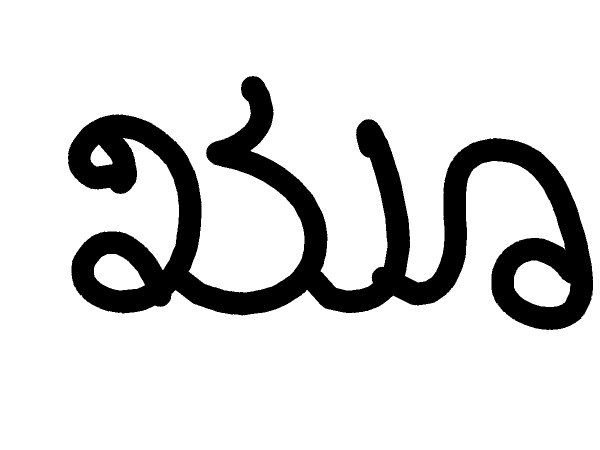
#> input picture preprocessing/images/khu.png, 1200 x 900 px (shown at 1/2 size)
$ python segment_word_blob.py images/khu.png   (older library calls are emulated)
#> lines starting #> are read from the running program, lines starting #| are printed output that depends on the picture; after the words box and inside, x2 and y2 are one past the last pixel; in counts of white or black regions, pixels touching at a corner belong together
from math import sqrt
import sys
import cv2
import numpy as np
import os
# Blob_log is used for blob detection in an image.
from skimage.feature import blob_log
from skimage.color import rgb2gray
from PIL import Image, ImageDraw

j = 0  # Count for image name.
Original_img = sys.argv[1]
image = cv2.imread(Original_img)
#> image is the input picture: shape (900, 1200, 3); 84.6% white; 1 black region, box (x1, y1, x2, y2) and area: (136, 152, 1186, 660) 166025
image_gray = rgb2gray(image)

filename = os.path.splitext(Original_img)[0]

# Creating new folder to save the preprocessed images.
folder = "Segmented_" + filename
newfolder = os.path.join(os.getcwd(), folder)
if not os.path.exists(newfolder): 	# Check if subfolder already exists.
    os.makedirs(newfolder)

# List of blobs in an image.
blobs_log = blob_log(image_gray, max_sigma=10, num_sigma=25, threshold=.01)
#> blobs_log = 814 rows, first 8: [314, 197, 10], [277, 248, 1.38], [286, 263, 7], [485, 1121, 6.25], [281, 255, 4], [300, 508, 4], [495, 1128, 1.38], [519, 326, 10]
# Now we draw the blobs on the image.
blob_img = Image.open(Original_img)
draw = ImageDraw.Draw(blob_img)
# Compute radii in the 3rd column.
blobs_log[:, 2] = blobs_log[:, 2] * sqrt(2)
for blob in blobs_log:
    y, x, r = blob
    if r > 5:  # If the radii is lager than 5 units we discard.
        continue
    r = r+5  # Remaning blobs are required and therefore size is increased.
    draw.ellipse((x-r, y-r, x+r, y+r), fill=(0, 0, 0, 255))
#> this loop made 814 passes
#> (y, x, r) on passes 1, 3, 4: (314, 197, 14.14), (286, 263, 9.9), (485, 1121, 8.84)
# Save the image with blobs drawed.
blob_img.save('blob.png', 'png')
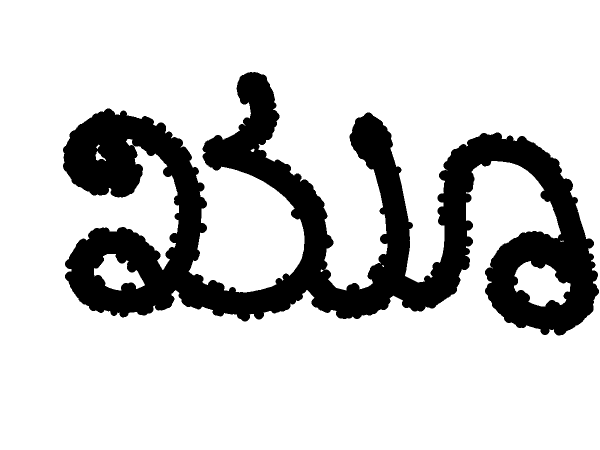
#> saved as blob.png: PIL image 1200x900 RGB (shown at 1/2 size); 80.9% white; 1 black region, box (x1, y1, x2, y2) and area: (126, 144, 1198, 671) 206378
blob_name = 'blob.png'
blob_img_cv = cv2.imread(blob_name)  # Image passed for dilation.
Original_img_cv = cv2.imread(Original_img)  # Image used for cropping words.
gray = cv2.cvtColor(blob_img_cv, cv2.COLOR_BGR2GRAY)
ret, thresh = cv2.threshold(gray, 127, 255, cv2.THRESH_BINARY_INV)

kernel = np.ones((5, 0), np.uint8)
img_dilation = cv2.dilate(thresh, kernel, iterations=1)
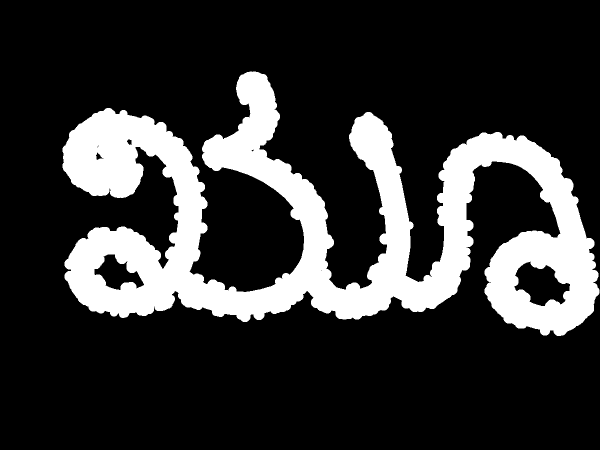
#> img_dilation: shape (900, 1200) (shown at 1/2 size); 20.1% white; 1 white region
# debug1=Image.fromarray(img_dilation,'L')
# debug1.show()
im2, ctrs, hier = cv2.findContours(
    img_dilation.copy(), cv2.RETR_EXTERNAL, cv2.CHAIN_APPROX_SIMPLE)
#> ctrs = 1 contour; box (x1, y1, x2, y2) and area: (125, 143, 1199, 672) 223424

# [5 lines of commented-out code are left out]

sorted_ctrs = sorted(ctrs, key=lambda ctr: cv2.boundingRect(ctr)[0])
#> sorted_ctrs has the same summary as ctrs
sorted_ctrs = sorted_ctrs[0:]

for i, ctr in enumerate(sorted_ctrs):
    # Get bounding box
    x, y, w, h = cv2.boundingRect(ctr)
    # Used to remove stray elements
    # print(w*h)
    if ((w*h) < 5000):
        continue
    # Getting ROI
    roi = Original_img_cv[y:y+h, x:x+w]
    cv2.imwrite(os.path.join(newfolder, 'word' + str(j) + '.png'), roi)
    j += 1
#> this loop made 1 pass
#> (x, y, w, h, j) on pass 1: (125, 143, 1074, 529, 1)
#> pass 1, `roi = Original_img_cv[y:y+h, x:x+w]`:
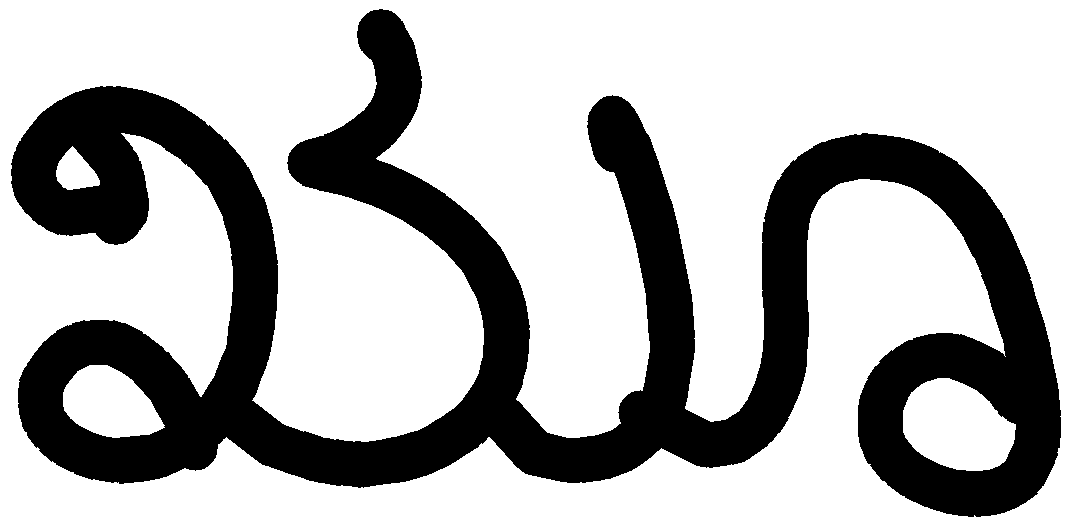
#> roi: shape (529, 1074, 3); 70.8% white; 1 black region, box (x1, y1, x2, y2) and area: (11, 9, 1061, 517) 166025
#> after the loop, j = 1
os.remove("blob.png")
print("Word segmentation done.")
